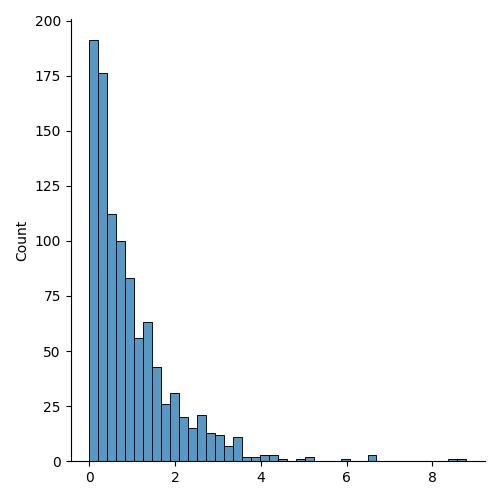

The Python source for this figure:
from numpy import random
import matplotlib.pyplot as plt
import seaborn as sns
# exponencial distribution is used for describing tine till next event: failure/success, etc.
# random.exponential(): has two paramenter:
    # scale: inverse of rate.               default is 1
    # size: the shape of  returned array.   default is 1
sns.displot(random.exponential(size=1000))

plt.savefig('./numpy/random_numpy/exponential_distribution.jpg',format='jpg')

print(random.exponential())